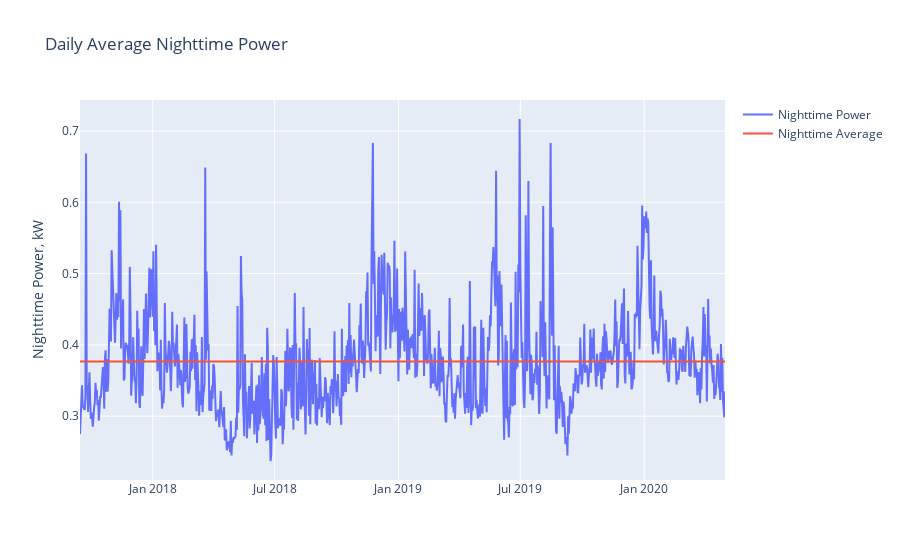

Source (notebook cell):
### Code cell
# Pull down hourly average electric use data from the BMON server.
electric_meter_id = 'cea_L131776533'     # sensor ID of the Mitchell electric meter
df = server.sensor_readings(electric_meter_id, averaging='1H')

# Change column name to "power", but also create a new column that contains the
# hour of the day (0 - 23) for each row.
df.columns = ['power']
df['hour'] = df.index.hour

# Narrow the dataset down to just nighttime hours
df_night = df.query('hour >=0 and hour <= 5')

# Average the nighttime hours for each day in the dataset
df_night_dayavg = df_night.resample('1D').mean()

# Now we can drop the hour column, but also eliminate outlier days with usage
# over 0.75 kW
df_night_dayfinal = df_night_dayavg.drop(columns=['hour']).query('power < 0.75')

# Plot all these daily averages, along with average value
daily_plot = go.Scatter(x=df_night_dayfinal.index, y=df_night_dayfinal.power, name='Nighttime Power')
avg_power = df_night_dayfinal.power.mean()
avg_plot = go.Scatter(
    x=[df_night_dayfinal.index[0], df_night_dayfinal.index[-1]], 
    y=[avg_power, avg_power],
    name='Nighttime Average',
    mode='lines'
)
fig = go.Figure(
    data=[daily_plot, avg_plot],
    layout_title_text = 'Daily Average Nighttime Power',
    layout_yaxis_title_text = 'Nighttime Power, kW',
)
fig.show()

### Figure 1 — Plotly figure (JSON) as saved in the notebook; plotly's stock layout.template omitted (floating-point values rounded to 4 significant figures; data arrays with more than 128 entries replaced by an {"elided": "..."} marker saying what was removed)
{"data": [{"name": "Nighttime Power", "type": "scatter", "x": {"elided": "958 str values"}, "y": {"elided": "958 float values"}}, {"mode": "lines", "name": "Nighttime Average", "type": "scatter", "x": ["2017-09-15T00:00:00", "2020-04-30T00:00:00"], "y": [0.3768, 0.3768]}], "layout": {"title": {"text": "Daily Average Nighttime Power"}, "yaxis": {"title": {"text": "Nighttime Power, kW"}}}}
